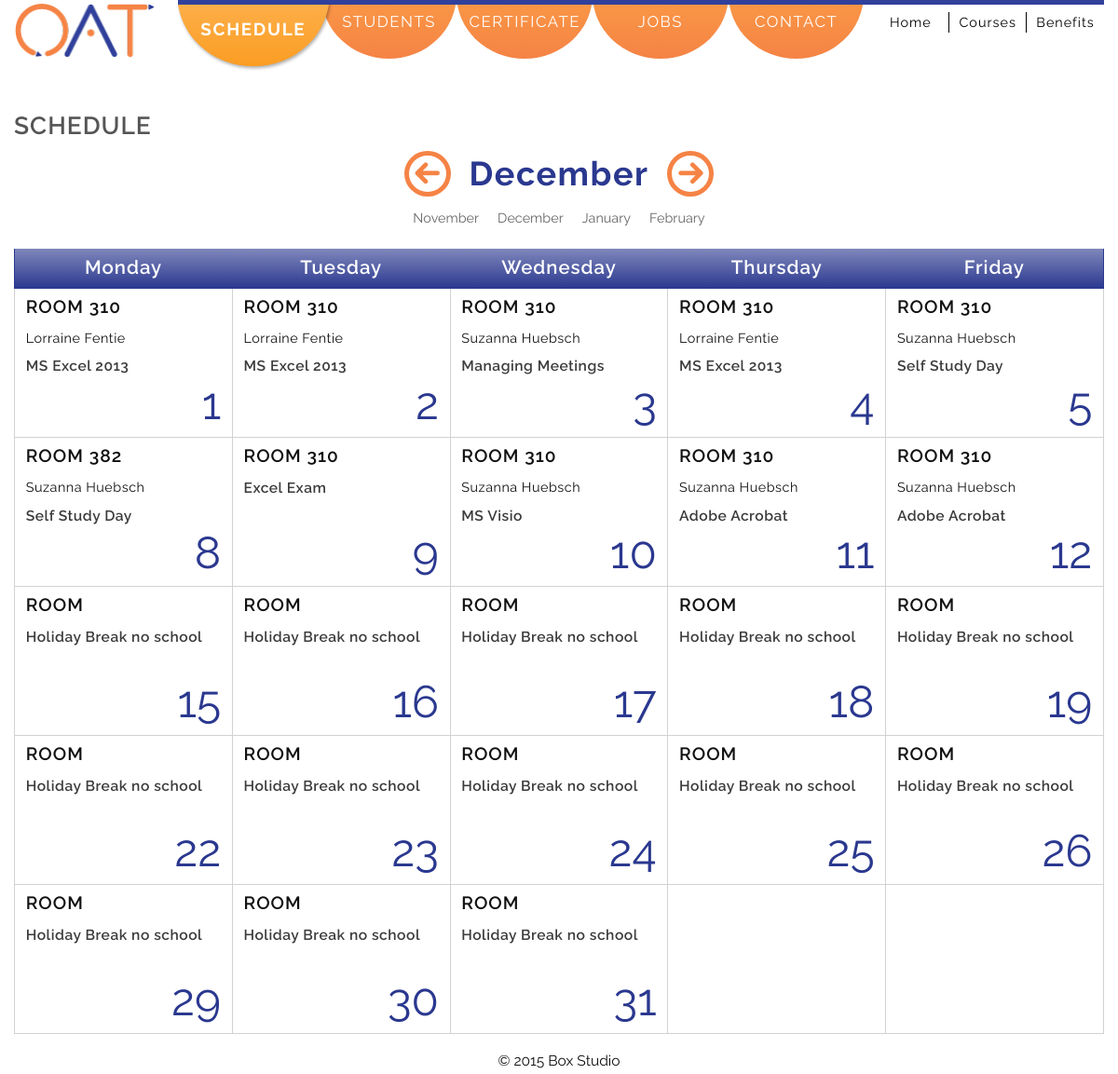
/schedule.php?currentdate=2014-12, run on the app's committed database.
### tables this page shows
CREATE TABLE IF NOT EXISTS `schedule` (
  `primary_key` int(3) DEFAULT NULL,
  `year` int(4) DEFAULT NULL,
  `month` int(2) DEFAULT NULL,
  `date` int(2) DEFAULT NULL,
  `fulldate` varchar(10) DEFAULT NULL,
  `duration` varchar(1) DEFAULT NULL,
  `course` varchar(53) DEFAULT NULL,
  `instructor` varchar(34) DEFAULT NULL,
  `room` varchar(3) DEFAULT NULL
);

### schedule.php (the view, shortened to what this page needs)
<?php
require_once('./templates/header.php');
require_once('./templates/subpage_nav.php');
$scheduleTable = "schedule";
 ?>
<?php
$mysqli = new mysqli(DB_HOST, DB_USER, DB_PASS, DB_NAME);
$currentdate = $_GET['currentdate'];
$query         = "SELECT fulldate FROM $scheduleTable";
$result        = $mysqli->query( $query );
$row           = mysqli_fetch_array($result);
$dateStarts    = $row['fulldate'];
$query         = "SELECT * FROM $scheduleTable WHERE fulldate = '".$dateStarts."' ";
$result        = $mysqli->query( $query );
$row           = mysqli_fetch_array($result);
$firstMonth    = new DateTime($row['fulldate']);
$monthNavLink  = $firstMonth->format('Y-n');
	$currentMonth        = new DateTime($currentdate);
	$currentmonth        = $currentMonth->format('n');
	$currentMonthDisplay = $currentMonth->format('F');
	$addOneMonth      = new DateTime($currentdate);
	$addOneMonth->modify('+1 month');
	$nextMonth        = $addOneMonth->format('Y-n');
	$subtractOneMonth = new DateTime($currentdate);
	$subtractOneMonth->modify('-1 month');
	$prevMonth        = $subtractOneMonth->format('Y-n');
	$query  = "SELECT * FROM $scheduleTable WHERE month = '".$currentmonth."' ";
	$result = $mysqli->query( $query );
?>
<main>
	<h1>Schedule</h1>
<?php
	$numberOfRecordsInResult = $result->num_rows;
	if($numberOfRecordsInResult == '0' ){
		$currentdate = date('Y-n');
		header('Location:schedule.php?currentdate='.$monthNavLink.'');
	}else{
		echo "<div class='month-control'>";
		echo "<h2>";
		echo "<a href='schedule.php?currentdate=".$prevMonth."'><span class='icon-circle-left'></span></a>";
		echo "<span class='month'>".$currentMonthDisplay."</span>";
		echo "<a href='schedule.php?currentdate=".$nextMonth."'><span class='icon-circle-right'></span></a>";
		echo "</h2>";
	}
		$query         = "SELECT fulldate FROM $scheduleTable";
		$result        = $mysqli->query( $query );
		$row           = mysqli_fetch_array($result);
		$dateStarts    = $row['fulldate'];
		$query         = "SELECT * FROM $scheduleTable WHERE fulldate = '".$dateStarts."' ";
		$result        = $mysqli->query( $query );
		$row           = mysqli_fetch_array($result);
		$firstMonth    = new DateTime($row['fulldate']);
		$ouputMonthNav = $firstMonth->format('F');
		$monthNavLink  = $firstMonth->format('Y-n');
		echo "<a href='schedule.php?currentdate=".$monthNavLink."'>".$ouputMonthNav."</a>";
		$secondMonth   = new DateTime($dateStarts);
		$secondMonth->modify('+1 month');
		$secondMonth   = $secondMonth->format('n/j/Y');
		$query         = "SELECT * FROM $scheduleTable WHERE fulldate = '".$secondMonth."' ";
		$result        = $mysqli->query( $query );
		$row           = mysqli_fetch_array($result);
		$monthNav      = new DateTime($row['fulldate']);
		$ouputMonthNav = $monthNav->format('F');
		$monthNavLink  = $monthNav->format('Y-n');
		echo "<a href='schedule.php?currentdate=".$monthNavLink."'>".$ouputMonthNav."</a>";
		$thirdMonth    = new DateTime($secondMonth);
		$thirdMonth->modify('+1 month');
		$thirdMonth    = $thirdMonth->format('n/j/Y');
		$query         = "SELECT * FROM $scheduleTable WHERE fulldate = '".$thirdMonth."' ";
		$result        = $mysqli->query( $query );
		$row           = mysqli_fetch_array($result);
		$monthNav      = new DateTime($row['fulldate']);
		$ouputMonthNav = $monthNav->format('F');
		$monthNavLink  = $monthNav->format('Y-n');
		echo "<a href='schedule.php?currentdate=".$monthNavLink."'>".$ouputMonthNav."</a>";
		$fourthMonth   = new DateTime($thirdMonth);
		$fourthMonth->modify('+1 month');
		$fourthMonth   = $fourthMonth->format('n/j/Y');
		$query         = "SELECT * FROM $scheduleTable WHERE fulldate = '".$fourthMonth."' ";
		$result        = $mysqli->query( $query );
		$row           = mysqli_fetch_array($result);
		$monthNav      = new DateTime($row['fulldate']);
		$ouputMonthNav = $monthNav->format('F');
		$monthNavLink  = $monthNav->format('Y-n');
		echo "<a href='schedule.php?currentdate=".$monthNavLink."'>".$ouputMonthNav."</a>";
		echo "</div>";
function draw_calendar($month,$year){
		$scheduleTable = "schedule";
		$mysqli = new mysqli(DB_HOST, DB_USER, DB_PASS, DB_NAME);
		$currentdate = $_GET['currentdate'];
		$currentMonth        = new DateTime($currentdate);
		$currentmonth        = $currentMonth->format('n');
		$query   = "SELECT * FROM $scheduleTable WHERE month = '".$currentmonth."' ";
		$result  = $mysqli->query( $query );
		$calendar = '<table class="desktop-schedule">';
		$headings = array('Sunday','Monday','Tuesday','Wednesday','Thursday','Friday','Saturday');
		$calendar.= '<thead class="t-header"><th>'.implode('</th><th>',$headings).'</th></thead>';
		$running_day = date('w',mktime(0,0,0,$month,1,$year));
		$days_in_month = date('t',mktime(0,0,0,$month,1,$year));
		$days_in_this_week = 1;
		$day_counter = 0;
		$calendar.= '<tr>';
		for($x = 0; $x < $running_day; $x++):
				$calendar.= '<td class="calendar-day-np"><span class="date"></span><span class="room"></span><span class="instructor"></span><span class="course"></span></td>';
				$days_in_this_week++;
		endfor;
		for($list_day = 1; $list_day <= $days_in_month; $list_day++):
			$currentYear  = date('Y');
			$currentMonth = date('n');
			$currentDate  = date('j');
			$row          = mysqli_fetch_array($result);
			if( $row['year'] == $currentYear && $row['month'] == $currentMonth && $row['date'] == $currentDate ){
						$bgc = 'class = "today"';
			}else{
						$bgc = "";
			}
				$calendar.= "<td ".$bgc.">";
				$calendar.= '<span class="date">'.$list_day."</span>
				 <span class='room'>Room ".$row['room']."</span>
				 <span class='instructor'>".$row['instructor']."</span>
				 <span class='course'>".$row['course']."</span></td>";
				$calendar.= '</td>';
				if($running_day == 6):
				$calendar.= '</tr>';
					if(($day_counter+1) != $days_in_month):
					$calendar.= '<tr>';
					endif;
				$running_day = -1;
				$days_in_this_week = 0;
				endif;
				$days_in_this_week++; $running_day++; $day_counter++;
		endfor;
		if($days_in_this_week < 8):
				for($x = 1; $x <= (8 - $days_in_this_week); $x++):
				$calendar.= '<td class="calendar-day-np"><span class="date"></span><span class="room"></span><span class="instructor"></span><span class="course"></span></td>';
				endfor;
		endif;
		$calendar.= '</tr>';
		$calendar.= '</table>';
		return $calendar;
}
$currentdate = $_GET['currentdate'];
$currentdate = new DateTime($currentdate);
$month = $currentdate->format('n');
$year = $currentdate->format('Y');
echo draw_calendar($month,$year);
?>
</main>
 <?php
 include_once('./templates/footer.php');
 ?>

### styles/typography.css (style rules this page uses)
html { font-size: 62.5%; }
body { color: #111; background-color: white; font-family: 'Raleway', Arial, sans-serif; font-size: 1.6rem; font-weight: 400; line-height: 1.5; }
h1 { letter-spacing: 1px; text-transform: uppercase; color: #555; font-size: 2.2rem; font-weight: 600; }
h2 { color: #2a388f; font-size: 1.8rem; font-weight: 700; }
a { text-decoration: none; color: #333; font-family: 'Raleway', Arial, sans-serif; }
h2 { margin-top: 20px; margin-bottom: 5px; padding-bottom: 5px; letter-spacing: 1px; border-bottom: 2px solid #f58245; }
[class^="icon-"], [class*=" icon-"] { font-family: 'icomoon'; speak: none; font-style: normal; font-weight: normal; font-variant: normal; text-transform: none; line-height: 1; color:#F58345; padding-right: 5px; font-size: 1.7rem; -webkit-font-smoothing: antialiased; -moz-osx-font-smoothing: grayscale; }
.icon-circle-right:before { content: "\ea3c"; }
.icon-circle-left:before { content: "\ea40"; }
.icon-circle-left { padding-right: 20px; }
.icon-circle-right { padding-left: 20px; padding-right: 0; }
.icon-circle-right:before, .icon-circle-left:before { font-size: 2.4rem; border-radius: 50%; border: 5px solid #F58345; padding: 5px; font-weight: bold; }

### styles/mobile.css (style rules this page uses)
html { overflow-x: hidden; box-sizing: border-box; }
*, *:before, *:after { box-sizing: inherit; }
body { position: relative; background: white; webkit-overflow-scrolling: touch; }
.desktop-schedule { display: none; }
.month-control { margin-bottom: 15px; text-align: center; }
.month-control h2 { padding-bottom: 0; text-align: center; border-bottom: none; font-size: 3rem; }
.month-control > a { margin-right: 20px; color: #666; font-size: 1.2rem; }
.month-control > a:last-child { margin-right: 0; }
.t-header { background-color: #7f87bb; background-image: -webkit-gradient(linear, left top, left bottom, from(#7f87bb), to(#2a388f)); background-image: -webkit-linear-gradient(top, #7f87bb, #2a388f); background-image: -moz-linear-gradient(top, #7f87bb, #2a388f); background-image: -ms-linear-gradient(top, #7f87bb, #2a388f); background-image: -o-linear-gradient(top, #7f87bb, #2a388f); background-image: linear-gradient(to bottom, #7f87bb, #2a388f);filter:progid:DXImageTransform.Microsoft.gradient(GradientType=0,startColorstr=#a7cfdf, endColorstr=#23538a); }
.t-header th { color: white; font-weight: 600; }
.course { color: #3c3c3c; }

### data on the page
schedule: fulldate "November"
schedule: fulldate "December", room "310", instructor "Lorraine Fentie", course "MS Excel 2013"
schedule: fulldate "January"
schedule: fulldate "February"
schedule: room "310", instructor "Lorraine Fentie", course "MS Excel 2013"
schedule: room "310", instructor "Suzanna Huebsch", course "Managing Meetings"
schedule: room "310", instructor "Lorraine Fentie", course "MS Excel 2013"
schedule: room "310", instructor "Suzanna Huebsch", course "Self Study Day"
schedule: room "382", instructor "Suzanna Huebsch", course "Self Study Day"
schedule: room "310", course "Excel Exam"
schedule: room "310", instructor "Suzanna Huebsch", course "MS Visio"
schedule: room "310", instructor "Suzanna Huebsch", course "Adobe Acrobat"
schedule: room "310", instructor "Suzanna Huebsch", course "Adobe Acrobat"
schedule: course "Holiday Break no school"
schedule: course "Holiday Break no school"
schedule: course "Holiday Break no school"
schedule: course "Holiday Break no school"
schedule: course "Holiday Break no school"
schedule: course "Holiday Break no school"
schedule: course "Holiday Break no school"
schedule: course "Holiday Break no school"
schedule: course "Holiday Break no school"
schedule: course "Holiday Break no school"
schedule: course "Holiday Break no school"
schedule: course "Holiday Break no school"
schedule: course "Holiday Break no school"

### other printed values
$currentMonthDisplay "December"
implode('</th><th>',$headings) "Monday Tuesday Wednesday Thursday Friday"
